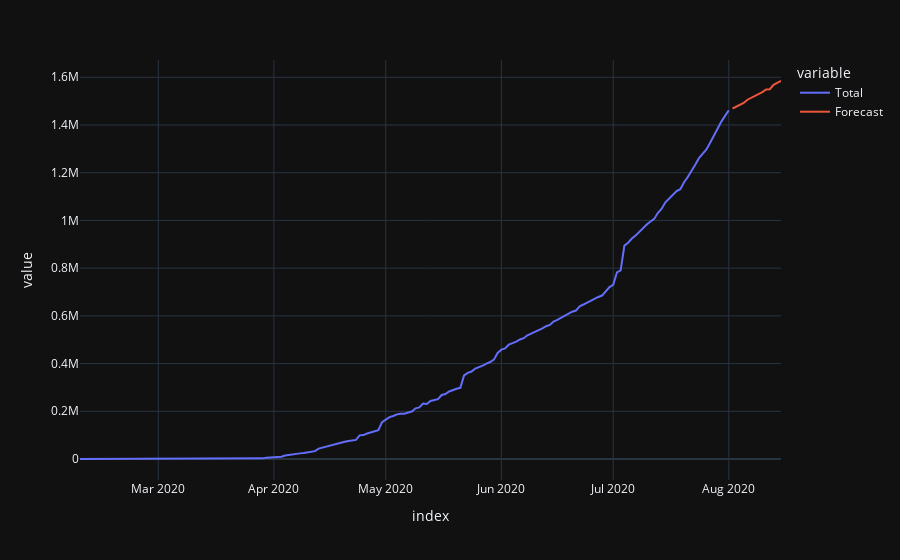

Notebook code cell kept with this figure:
### Code cell
Future(order, seasonal_order)

### Figure 1 — Plotly figure (JSON) as saved in the notebook; plotly's stock layout.template omitted (floating-point values rounded to 4 significant figures; data arrays with more than 128 entries replaced by an {"elided": "..."} marker saying what was removed)
{"data": [{"hovertemplate": "variable=Total<br>index=%{x}<br>value=%{y}<extra></extra>", "legendgroup": "Total", "line": {"color": "#636efa", "dash": "solid"}, "mode": "lines", "name": "Total", "orientation": "v", "showlegend": true, "type": "scatter", "x": {"elided": "189 str values"}, "xaxis": "x", "y": {"elided": "189 int values"}, "yaxis": "y"}, {"hovertemplate": "variable=Forecast<br>index=%{x}<br>value=%{y}<extra></extra>", "legendgroup": "Forecast", "line": {"color": "#EF553B", "dash": "solid"}, "mode": "lines", "name": "Forecast", "orientation": "v", "showlegend": true, "type": "scatter", "x": {"elided": "189 str values"}, "xaxis": "x", "y": {"elided": "189 float values"}, "yaxis": "y"}], "layout": {"autosize": true, "legend": {"title": {"text": "variable"}, "tracegroupgap": 0}, "margin": {"t": 60}, "xaxis": {"anchor": "y", "autorange": true, "domain": [0, 1], "range": ["2020-02-09", "2020-08-15"], "title": {"text": "index"}, "type": "date"}, "yaxis": {"anchor": "x", "autorange": true, "domain": [0, 1], "range": [-88020.0, 1672000.0], "title": {"text": "value"}, "type": "linear"}}}
